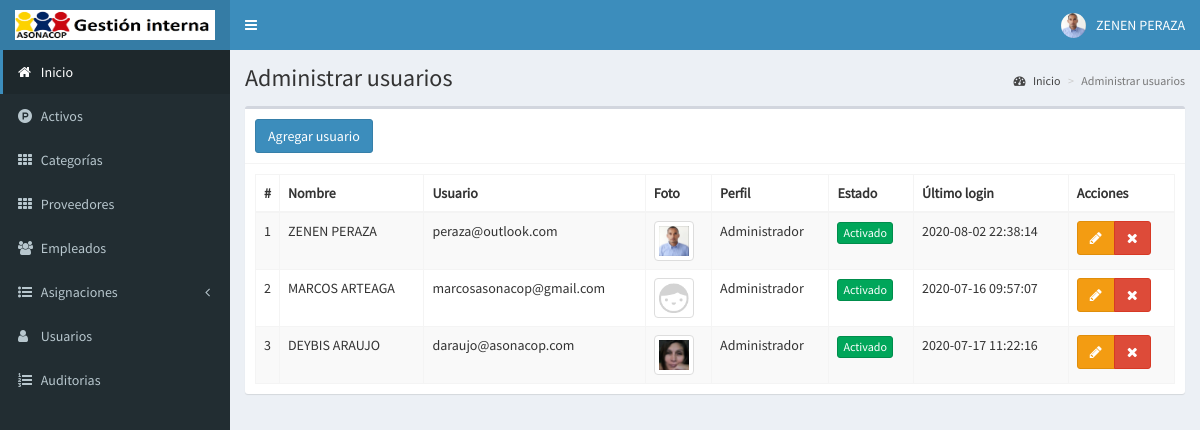
The app's page /usuarios (signed in) with its own data.
### tables this page shows
CREATE TABLE `usuarios` (
  `id` int(11) NOT NULL,
  `nombre` text NOT NULL,
  `usuario` text NOT NULL,
  `password` text NOT NULL,
  `perfil` text NOT NULL,
  `foto` text NOT NULL,
  `estado` int(11) NOT NULL,
  `ultimo_login` datetime NOT NULL,
  `fecha` timestamp NOT NULL DEFAULT current_timestamp() ON UPDATE current_timestamp()
);

### controladores/plantilla.controlador.php (called while the page is built)
<?php
class ControladorPlantilla{
	static public function ctrPlantilla(){
		include "vistas/plantilla.php";
	}
}

### index.php (called while the page is built, shortened)
<?php
require_once "controladores/plantilla.controlador.php";
require_once "controladores/usuarios.controlador.php";
require_once "controladores/municipios.controlador.php";
require_once "modelos/usuarios.modelo.php";
$plantilla = new ControladorPlantilla();
$plantilla -> ctrPlantilla();

### controladores/usuarios.controlador.php (called while the page is built, shortened)
<?php
class ControladorUsuarios{
	static public function ctrMostrarUsuarios($item, $valor){
		$tabla = "usuarios";
		$respuesta = ModeloUsuarios::MdlMostrarUsuarios($tabla, $item, $valor);
		return $respuesta;
	}
}

### modelos/conexion.php (called while the page is built)
<?php
class Conexion{
	static public function conectar(){
		$link = new PDO("mysql:host=localhost;dbname=asonacopcom_system",
			            "root",
			            "");
		$link->exec("set names utf8");
		return $link;
	}
}

### modelos/usuarios.modelo.php (called while the page is built, shortened)
<?php
require_once "conexion.php";
class ModeloUsuarios{
	static public function mdlMostrarUsuarios($tabla, $item, $valor){
		if($item != null){
			$stmt = Conexion::conectar()->prepare("SELECT * FROM $tabla WHERE $item = :$item");
			$stmt -> bindParam(":".$item, $valor, PDO::PARAM_STR);
			$stmt -> execute();
			return $stmt -> fetch();
		}else{
			$stmt = Conexion::conectar()->prepare("SELECT * FROM $tabla");
			$stmt -> execute();
			return $stmt -> fetchAll();
		}
	}
}

### vistas/modulos/usuarios.php (the view, shortened to what this page needs)
  <div class="content-wrapper">
  <section class="content-header">
    <h1>
      Administrar usuarios
    </h1>
    <ol class="breadcrumb">
      <li><a href="inicio"><i class="fa fa-dashboard"></i> Inicio</a></li>
      <li class="active">Administrar usuarios</li>
    </ol>
  </section>
  <section class="content">
    <div class="box">
      <div class="box-header with-border">
        <button class="btn btn-primary" data-toggle="modal" data-target="#modalAgregarUsuario">
          Agregar usuario
        </button>
      </div>
      <div class="box-body">
       <table class="table table-bordered table-striped dt-responsive tablas" width="100%">
        <thead>
         <tr>
           <th style="width:10px">#</th>
           <th>Nombre</th>
           <th>Usuario</th>
           <th>Foto</th>
           <th>Perfil</th>
           <th>Estado</th>
           <th>Último login</th>
           <th>Acciones</th>
         </tr>
        </thead>
        <tbody>
         <?php
        $item = null;
        $valor = null;
        $usuarios = ControladorUsuarios::ctrMostrarUsuarios($item, $valor);
       foreach ($usuarios as $key => $value){
          echo ' <tr>
                  <td>'.($key+1).'</td>
                  <td>'.$value["nombre"].'</td>
                  <td>'.$value["usuario"].'</td>';
                  if($value["foto"] != ""){
                    echo '<td><img src="'.$value["foto"].'" class="img-thumbnail" width="40px"></td>';
                  }else{
                    echo '<td><img src="vistas/img/usuarios/default/anonymous.png" class="img-thumbnail" width="40px"></td>';
                  }
                  echo '<td>'.$value["perfil"].'</td>';
                  if($value["estado"] != 0){
                    echo '<td><button class="btn btn-success btn-xs btnActivarUsuario" idUsuario="'.$value["id"].'" estadoUsuario="0">Activado</button></td>';
                  }else{
                    echo '<td><button class="btn btn-danger btn-xs btnActivarUsuario" idUsuario="'.$value["id"].'" estadoUsuario="1">Desactivado</button></td>';
                  }
                  echo '<td>'.$value["ultimo_login"].'</td>
                  <td>
                    <div class="btn-group">
                      <button class="btn btn-warning btnEditarUsuario" idUsuario="'.$value["id"].'" data-toggle="modal" data-target="#modalEditarUsuario"><i class="fa fa-pencil"></i></button>
                      <button class="btn btn-danger btnEliminarUsuario" idUsuario="'.$value["id"].'" fotoUsuario="'.$value["foto"].'" usuario="'.$value["usuario"].'"><i class="fa fa-times"></i></button>
                    </div>
                  </td>
                </tr>';
        }
        ?>
        </tbody>
       </table>
      </div>
    </div>
  </section>
</div>

### vistas/css/style.css (style rules this page uses)
body { font-family: 'Source Sans Pro'; }

### records on screen
usuarios: nombre "ZENEN PERAZA", usuario "peraza@outlook.com", foto (picture), perfil "Administrador", ultimo_login "2020-08-02 22:38:14"
usuarios: nombre "MARCOS ARTEAGA", usuario "marcosasonacop@gmail.com", perfil "Administrador", ultimo_login "2020-07-16 09:57:07"
usuarios: nombre "DEYBIS ARAUJO", usuario "daraujo@asonacop.com", foto (picture), perfil "Administrador", ultimo_login "2020-07-17 11:22:16"

### other values on screen
$_SESSION["nombre"] "ZENEN PERAZA"
